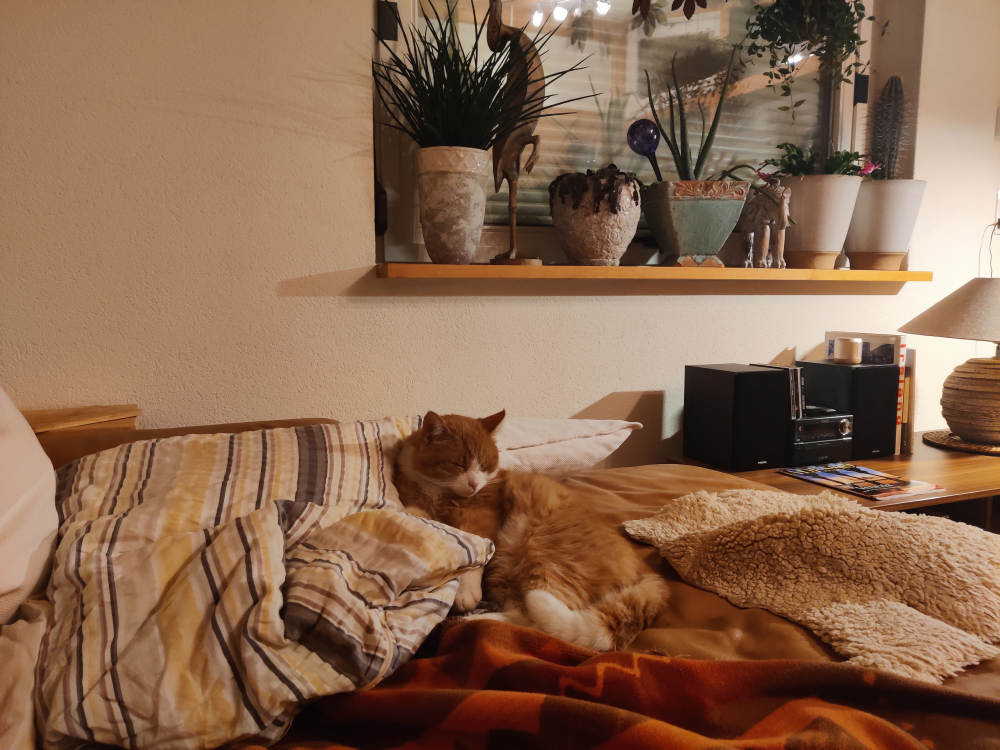
#> input picture computer_vision/Assignment/test_img.png, 4000 x 3000 px (shown at 1/4 size)
$ jupyter execute FeatureExtraction.ipynb
#> lines starting #> are read from the running program, lines starting #| are printed output that depends on the picture
[cell 1]
import cv2 as cv
import numpy as np
import matplotlib.pyplot as plt

[cell 2]
image = cv.imread("test_img.png")
#> image is the input picture: shape (3000, 4000, 3); mean B, G, R 79.1, 103.1, 137
dim = (448,336)

image = cv.resize(image, dim)
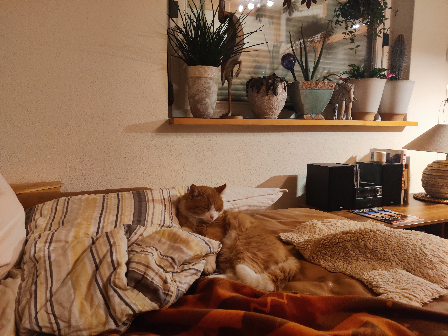
#> image: shape (336, 448, 3); mean B, G, R 79, 103, 136.9
gray= cv.cvtColor(image,cv.COLOR_BGR2GRAY)
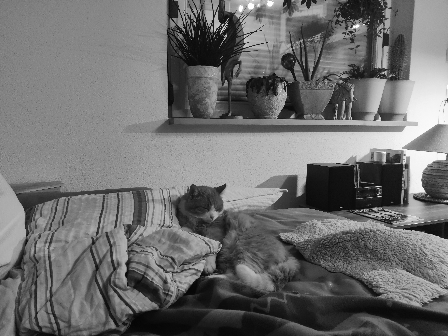
#> gray: shape (336, 448); min 4, max 255, mean 110.4

[cell 3]
sift = cv.SIFT_create()
kp, des = sift.detectAndCompute(gray,None)
#> kp = 1066 keypoints; strongest (x, y, size): (415, 186, 11.3), (354, 27, 1.8), (356, 26, 3.3), (375, 209, 2.4)
image=cv.drawKeypoints(gray,kp,image,flags=cv.DRAW_MATCHES_FLAGS_DRAW_RICH_KEYPOINTS)
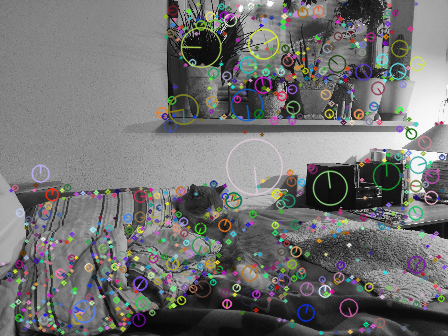
#> image: shape (336, 448, 3); mean B, G, R 112.9, 113.7, 113.7
